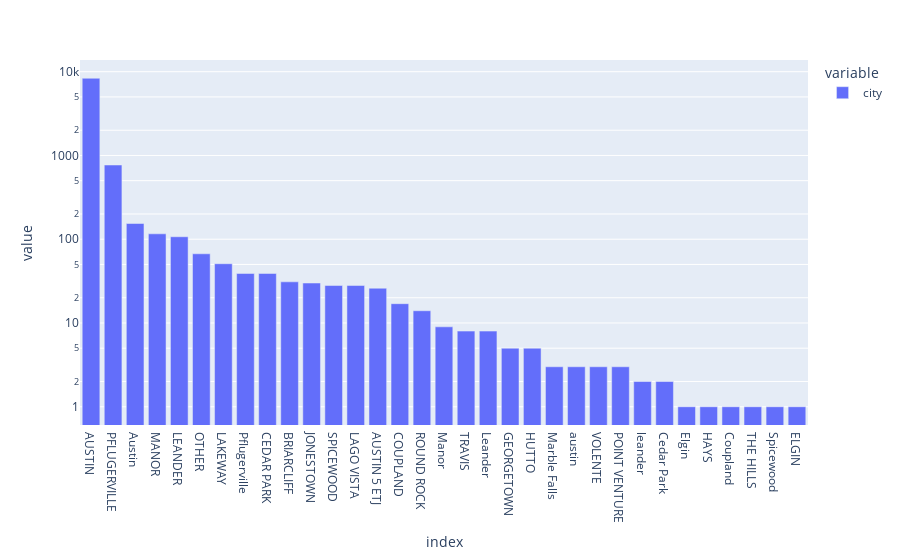

Source (notebook cell):
### Code cell
city_dist = df['city'].value_counts()
print(city_dist)
fig = px.bar(data_frame=city_dist, log_y=True)
fig.show()

### Figure 1 — Plotly figure (JSON) as saved in the notebook; plotly's stock layout.template omitted (floating-point values rounded to 4 significant figures)
{"data": [{"alignmentgroup": "True", "hovertemplate": "variable=city<br>index=%{x}<br>value=%{y}<extra></extra>", "legendgroup": "city", "marker": {"color": "#636efa"}, "name": "city", "offsetgroup": "city", "orientation": "v", "showlegend": true, "textposition": "auto", "type": "bar", "x": ["AUSTIN", "PFLUGERVILLE", "Austin", "MANOR", "LEANDER", "OTHER", "LAKEWAY", "Pflugerville", "CEDAR PARK", "BRIARCLIFF", "JONESTOWN", "SPICEWOOD", "LAGO VISTA", "AUSTIN 5 ETJ", "COUPLAND", "ROUND ROCK", "Manor", "TRAVIS", "Leander", "GEORGETOWN", "HUTTO", "Marble Falls", "austin", "VOLENTE", "POINT VENTURE", "leander", "Cedar Park", "Elgin", "HAYS", "Coupland", "THE HILLS", "Spicewood", "ELGIN"], "xaxis": "x", "y": [8350, 769, 154, 116, 107, 67, 51, 39, 39, 31, 30, 28, 28, 26, 17, 14, 9, 8, 8, 5, 5, 3, 3, 3, 3, 2, 2, 1, 1, 1, 1, 1, 1], "yaxis": "y"}], "layout": {"autosize": true, "barmode": "relative", "legend": {"title": {"text": "variable"}, "tracegroupgap": 0}, "margin": {"t": 60}, "xaxis": {"anchor": "y", "autorange": true, "domain": [0, 1], "range": [-0.5, 32.5], "title": {"text": "index"}, "type": "category"}, "yaxis": {"anchor": "x", "autorange": true, "domain": [0, 1], "range": [-0.2179, 4.14], "title": {"text": "value"}, "type": "log"}}}
